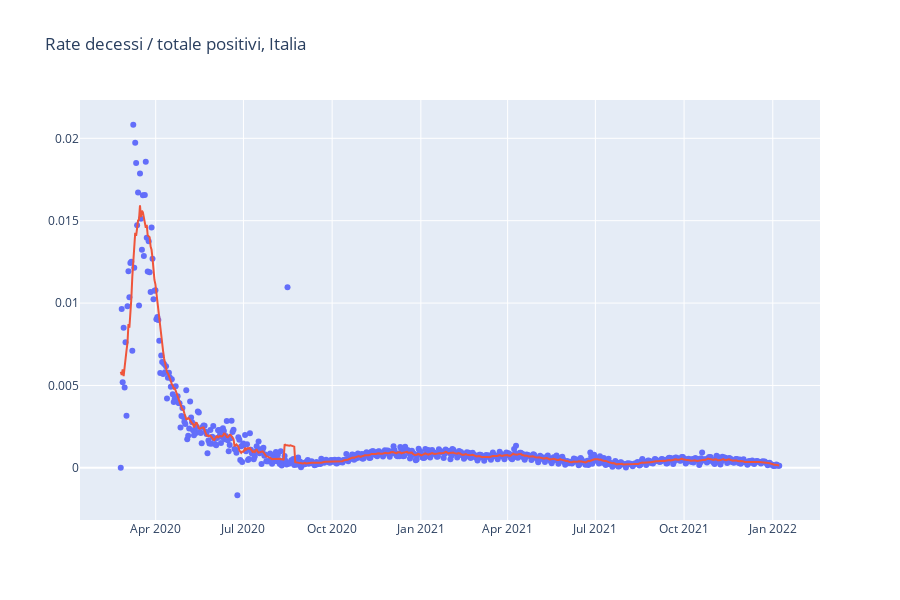

This figure's notebook cell:
### Markdown cell above
### Rate decessi giornalieri su totale casi attuali

### Code cell
rate_deceduti_totPOS=trend['deceduti_giornalieri']['Italia']/trend['totale_positivi']['Italia']



fig = go.Figure()

fig.add_trace(go.Scatter(y=rate_deceduti_totPOS,
                         x=giorni,
                         mode='markers'))

fig.add_trace(go.Scatter(y=moving_function_rev1(rate_deceduti_totPOS,np.mean,7,3),
                         x=giorni))
  
fig.update_layout(
    title="Rate decessi / totale positivi, Italia",
    autosize=False,
    showlegend=False,
    width=900,
    height=600
)

fig.show()

### Figure 1 — Plotly figure (JSON) as saved in the notebook; plotly's stock layout.template omitted (floating-point values rounded to 4 significant figures; data arrays with more than 128 entries replaced by an {"elided": "..."} marker saying what was removed)
{"data": [{"mode": "markers", "type": "scatter", "x": {"elided": "684 str values"}, "y": {"elided": "684 float values"}}, {"type": "scatter", "x": {"elided": "684 str values"}, "y": {"elided": "684 float values"}}], "layout": {"autosize": false, "height": 600, "showlegend": false, "title": {"text": "Rate decessi / totale positivi, Italia"}, "width": 900}}
